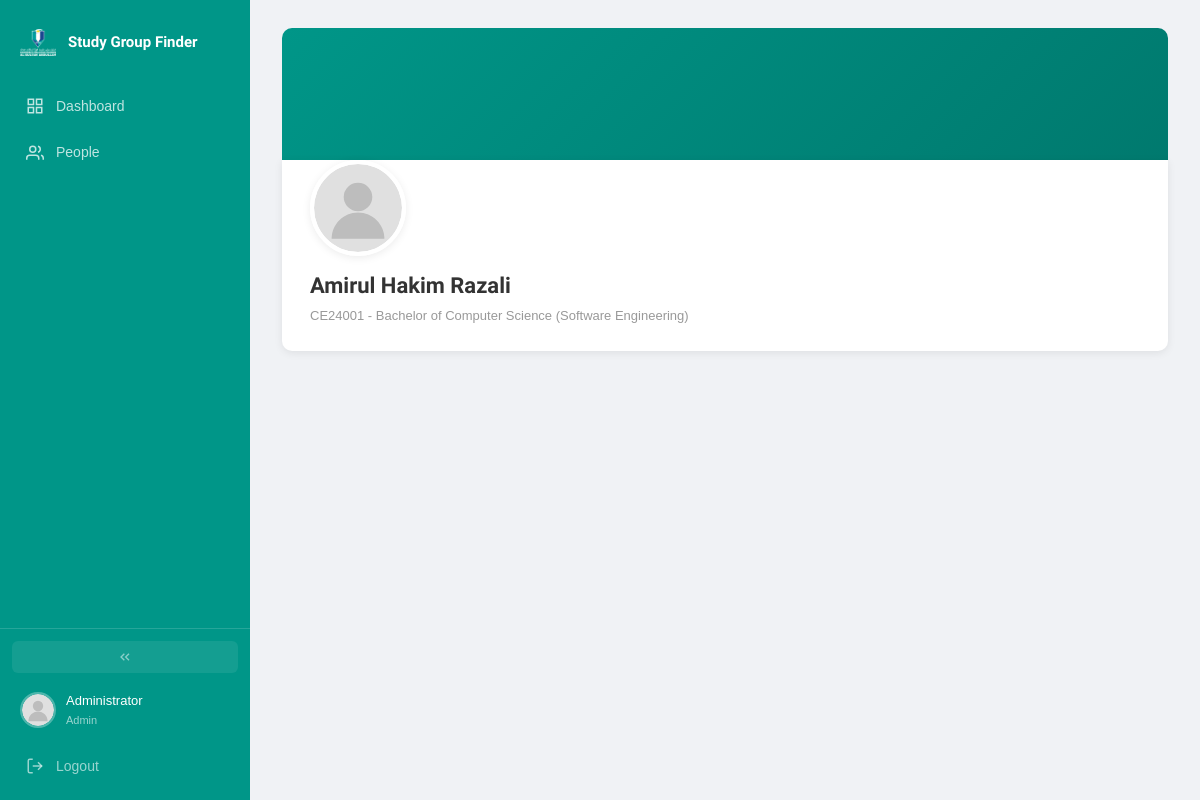
The page /php/profile/view.php?id=6 (signed in) on the database its author committed.
### tables this page shows
CREATE TABLE IF NOT EXISTS users (
    id INT AUTO_INCREMENT PRIMARY KEY,
    matric_id VARCHAR(20) UNIQUE NOT NULL,
    full_name VARCHAR(100) NOT NULL,
    password VARCHAR(255) NOT NULL,
    role ENUM('Student','Admin') DEFAULT 'Student',
    approved TINYINT(1) NOT NULL DEFAULT 1,
    program VARCHAR(100),
    bio TEXT,
    avatar VARCHAR(255),
    banner VARCHAR(255),
    primary_color VARCHAR(7) DEFAULT '#009688',
    secondary_color VARCHAR(7) DEFAULT '#ffffff',
    text_color VARCHAR(7) DEFAULT '#333333',
    font_choice VARCHAR(30) DEFAULT 'Satoshi',
    card_style VARCHAR(20) DEFAULT 'plain',
    bg_type VARCHAR(20) DEFAULT 'default',
    bg_color VARCHAR(7) DEFAULT '#f0f2f5',
    bg_image VARCHAR(255),
    last_active DATETIME,
    banned_until DATETIME,
    ban_reason TEXT,
    muted_until DATETIME,
    created_at TIMESTAMP DEFAULT CURRENT_TIMESTAMP
);

### php/core/auth.php (called while the page is built, shortened)
<?php
function base_url(): string {
    $script = $_SERVER['SCRIPT_NAME'] ?? '';
    $pos = strrpos($script, '/php/');
    if ($pos !== false) {
        return substr($script, 0, $pos);
    }
    return '';
}
function e(?string $val): string {
    return htmlspecialchars($val ?? '', ENT_QUOTES, 'UTF-8');
}
function avatar_url(?string $avatar): string {
    return base_url() . '/css/default_avatar.svg';
}
function banner_url(?string $banner): string {
    return '';
}

### php/profile/view.php (the view, shortened to what this page needs)
<?php
require_once __DIR__ . '/../core/auth.php';
require_once __DIR__ . '/../core/db.php';
require_once __DIR__ . '/../core/layout.php';
$pid = (int) ($_GET['id'] ?? 0);
$stmt = $pdo->prepare("SELECT * FROM users WHERE id = ? AND role = 'Student'");
$stmt->execute([$pid]);
$user = $stmt->fetch();
$banner = banner_url($user['banner']);
?>
<main class="main_content">
    <?php if ($banner): ?>
    <img src="<?= $banner ?>" alt="" class="profile_banner">
    <?php else: ?>
    <div class="profile_banner"></div>
    <?php endif; ?>
    <div class="profile_header">
        <div class="profile_avatar_wrap">
            <img src="<?= avatar_url($user['avatar']) ?>" alt="" class="profile_avatar">
        </div>
        <h1 class="profile_name"><?= e($user['full_name']) ?></h1>
        <span class="profile_matric"><?= e($user['matric_id']) ?> <?= $user['program'] ? '- ' . e($user['program']) : '' ?></span>
    </div>
</main>

### css/main.css (style rules this page uses)
*, *::before, *::after { margin: 0; padding: 0; box-sizing: border-box; }
:root { --primary: #009688; --primary-dark: #00796b; --primary-light: #e0f2f1; --secondary: #ffffff; --text: #333333; --text-light: #666666; --text-muted: #999999; --bg: #f0f2f5; --border: #e0e0e0; --success: #4caf50; --warning: #ff9800; --danger: #f44336; --font: 'Satoshi', sans-serif; --sidebar-width: 250px; --sidebar-collapsed: 68px; --radius: 10px; --shadow: 0 2px 8px rgba(0,0,0,.08); --shadow-lg: 0 8px 24px rgba(0,0,0,.12); --ease-out: cubic-bezier(.22,1,.36,1); --ease-spring: cubic-bezier(.34,1.56,.64,1); }
html { font-size: 15px; scroll-behavior: smooth; }
body { font-family: var(--font); background: var(--bg); color: var(--text); min-height: 100vh; line-height: 1.6; -webkit-font-smoothing: antialiased; }
img { max-width: 100%; display: block; }
.main_content { margin-left: var(--sidebar-width); padding: 28px 32px; min-height: 100vh; transition: margin-left 280ms var(--ease-out); }
.profile_banner { width: 100%; height: 180px; background: linear-gradient(135deg, var(--primary), var(--primary-dark)); border-radius: var(--radius) var(--radius) 0 0; object-fit: cover; }
.profile_header { background: var(--secondary); border-radius: 0 0 var(--radius) var(--radius); padding: 0 28px 24px; margin-bottom: 24px; box-shadow: var(--shadow); position: relative; }
.profile_avatar_wrap { margin-top: -48px; margin-bottom: 12px; }
.profile_avatar { width: 96px; height: 96px; border-radius: 50%; object-fit: cover; border: 4px solid var(--secondary); box-shadow: var(--shadow); }
.profile_name { font-size: 22px; font-weight: 700; }
.profile_matric { font-size: 13px; color: var(--text-muted); }

### rows shown on the page
users: full_name "Amirul Hakim Razali", matric "CE24001", program "Bachelor of Computer Science (Software Engineering)"

### other values the page prints
$name "Administrator"
$role "Admin"
